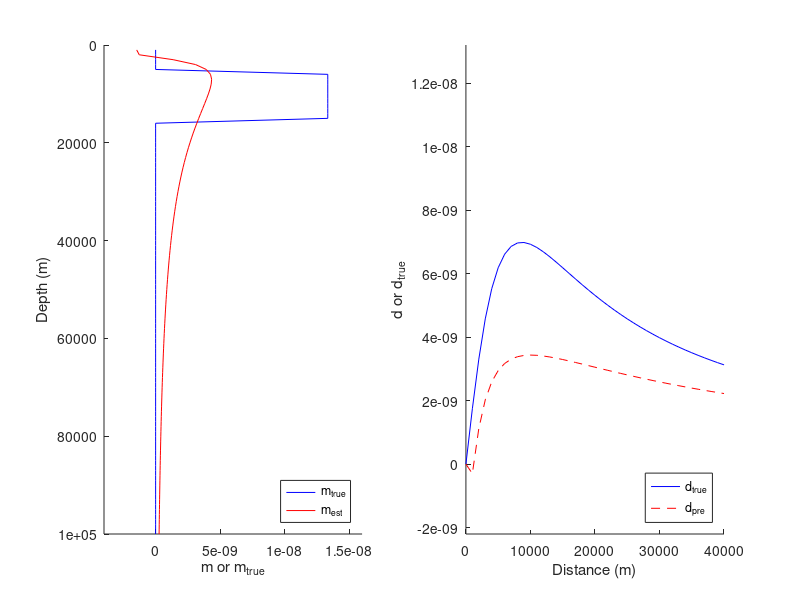

MATLAB code to generate this figure:
%MATLAB code for solving exercise 2 problem 2.
g = 6.67e-11;%Nm^2/kg, gravitational constant
x = (0:40)'*1e3;
z = [0.001 1:100]'*1e3;
G = nan*ones(length(x), length(z)-1);
for n = 1:length(z)-1
    G(:,n)= atan2(z(n+1),x)-atan2(z(n),x);%Observation matrix (G)
end
d_true = 2*g*100*(atan2(15000,x)-atan2(5000,x)); %'true', calculated values of delta g
m_true = [zeros(1,5) 2*g*100*ones(1,10) zeros(1,85)]';% true values of m
std = 1e-8;%standard deviation for the added error
rng(5616518);% set a fixed seed so that the error stays the same between code executions
d = d_true+std*randn(length(d_true),1);%measurements with generated random Gaussian error
e=0.35;%dampening parameter
m_est =(G'*G+e*eye(length(z)-1))\(G'*d);%solving the estimated m with dampened LS
d_pre = G*m_est;%the predicted measurements
figure
subplot(1,2,1)
hold on
plot(m_true,z(2:end),'b')
plot(m_est,z(2:end),'r')
ylabel('Depth (m)')
xlabel('m or m_{true}')
xlim([-4e-9,16e-9])
ylim([0,1e5])
set(gca, 'YDir','reverse')
legend('m_{true}','m_{est}','Location','southeast')
hold off
subplot(1,2,2)
hold on
plot(x,d_true,'b')
plot(x,d_pre,'r--')
xlabel('Distance (m)')
ylabel('d or d_{true}')
ylim([-2e-9,12e-9])
xlim([0,4e4])
legend('d_{true}','d_{pre}','Location','southeast')
hold off